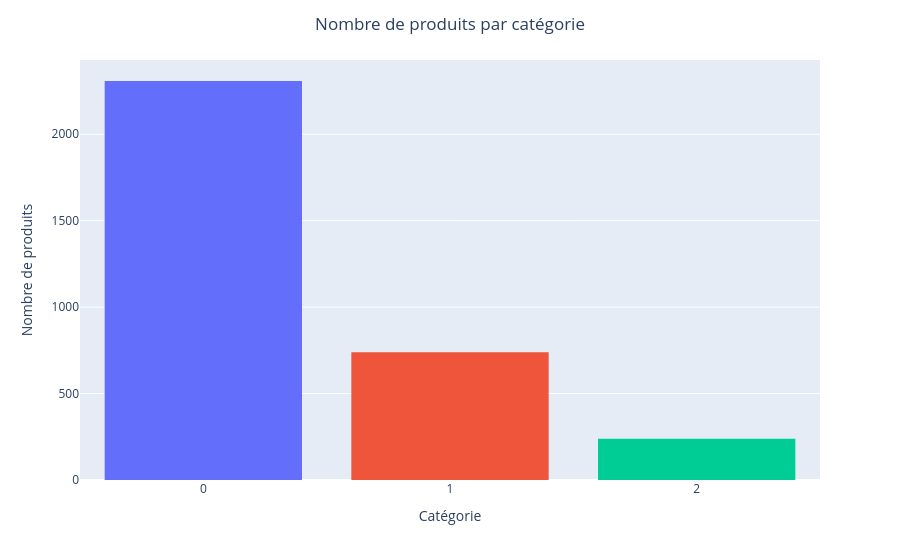

Here is the notebook cell this chart was saved with:
### Code cell
fig = px.histogram(df_products, x="categ", color="categ", labels={"categ":"Catégorie"})
fig.update_layout(yaxis_title="Nombre de produits", title="Nombre de produits par catégorie", title_x=0.5)
fig.update_layout(showlegend=False)
fig.show()

### Figure 1 — Plotly figure (JSON) as saved in the notebook; plotly's stock layout.template omitted (floating-point values rounded to 4 significant figures; data arrays with more than 128 entries replaced by an {"elided": "..."} marker saying what was removed)
{"data": [{"bingroup": "x", "hovertemplate": "Catégorie=%{x}<br>count=%{y}<extra></extra>", "legendgroup": "0", "marker": {"color": "#636efa", "pattern": {"shape": ""}}, "name": "0", "orientation": "v", "showlegend": true, "type": "histogram", "x": {"elided": "2308 str values"}, "xaxis": "x", "yaxis": "y"}, {"bingroup": "x", "hovertemplate": "Catégorie=%{x}<br>count=%{y}<extra></extra>", "legendgroup": "1", "marker": {"color": "#EF553B", "pattern": {"shape": ""}}, "name": "1", "orientation": "v", "showlegend": true, "type": "histogram", "x": {"elided": "739 str values"}, "xaxis": "x", "yaxis": "y"}, {"bingroup": "x", "hovertemplate": "Catégorie=%{x}<br>count=%{y}<extra></extra>", "legendgroup": "2", "marker": {"color": "#00cc96", "pattern": {"shape": ""}}, "name": "2", "orientation": "v", "showlegend": true, "type": "histogram", "x": {"elided": "239 str values"}, "xaxis": "x", "yaxis": "y"}], "layout": {"barmode": "relative", "legend": {"title": {"text": "Catégorie"}, "tracegroupgap": 0}, "margin": {"t": 60}, "showlegend": false, "title": {"text": "Nombre de produits par catégorie", "x": 0.5}, "xaxis": {"anchor": "y", "categoryarray": ["0", "1", "2"], "categoryorder": "array", "domain": [0, 1], "title": {"text": "Catégorie"}}, "yaxis": {"anchor": "x", "domain": [0, 1], "title": {"text": "Nombre de produits"}}}}
